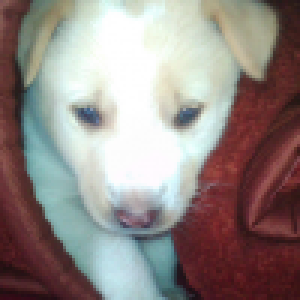
#> input picture ex2-input.png, 100 x 100 px (shown 3 times larger)
$ python ex4-spatialfilter.py
#> lines starting #> are read from the running program, lines starting #| are printed output that depends on the picture
# Low Pass SPatial Domain Filtering
# to observe the blurring effect


import cv2
import numpy as np

# low average filter
# Read the image
img = cv2.imread('ex2-input.png', 0)
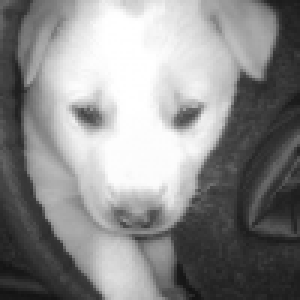
#> img: shape (100, 100) (shown 3 times larger); min 19, max 255, mean 139

# Obtain number of rows and columns
# of the image
m, n = img.shape
#> m = 100; n = 100

# Develop Averaging filter(3, 3) mask
mask = np.ones([3, 3], dtype = int)
mask = mask / 9

# Convolve the 3X3 mask over the image
img_new = np.zeros([m, n])

for i in range(1, m-1):
	for j in range(1, n-1):
		temp = img[i-1, j-1]*mask[0, 0]+img[i-1, j]*mask[0, 1]+img[i-1, j + 1]*mask[0, 2]+img[i, j-1]*mask[1, 0]+ img[i, j]*mask[1, 1]+img[i, j + 1]*mask[1, 2]+img[i + 1, j-1]*mask[2, 0]+img[i + 1, j]*mask[2, 1]+img[i + 1, j + 1]*mask[2, 2]

		img_new[i, j]= temp
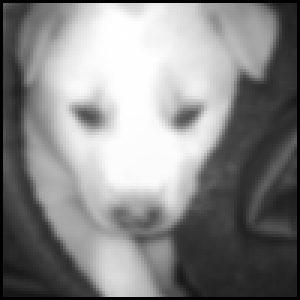
#> img_new: shape (100, 100) float64 (shown 3 times larger); min 0, max 255, mean 135.7; drawn with min black and max white

img_new = img_new.astype(np.uint8)
cv2.imwrite('exp4-lowpass.tif', img_new)

# median filter
# Read the image
img_noisy1 = cv2.imread('ex2-input.png', 0)

# Obtain the number of rows and columns
# of the image
m, n = img_noisy1.shape

img_new1 = np.zeros([m, n])

for i in range(1, m-1):
    for j in range(1, n-1):
        temp = [img_noisy1[i-1, j-1],
               img_noisy1[i-1, j],
               img_noisy1[i-1, j + 1],
               img_noisy1[i, j-1],
               img_noisy1[i, j],
               img_noisy1[i, j + 1],
               img_noisy1[i + 1, j-1],
               img_noisy1[i + 1, j],
               img_noisy1[i + 1, j + 1]]

        temp = sorted(temp)
        img_new1[i, j]= temp[4]

img_new1 = img_new1.astype(np.uint8)
cv2.imwrite('exp4-median.png', img_new1)

$ run again, with ex10-1.png copied over ex2-input.png
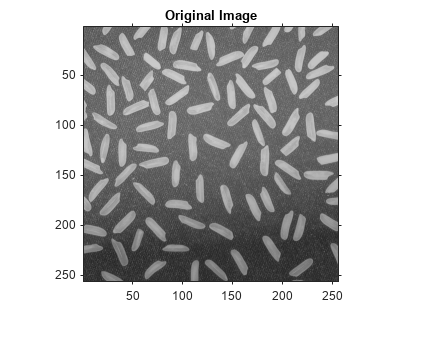
#> input picture ex10-1.png, 422 x 339 px
#> img is the input picture: shape (339, 422); min 0, max 255, mean 187.1
#> after the loop `for i in range(1, m-1):`:
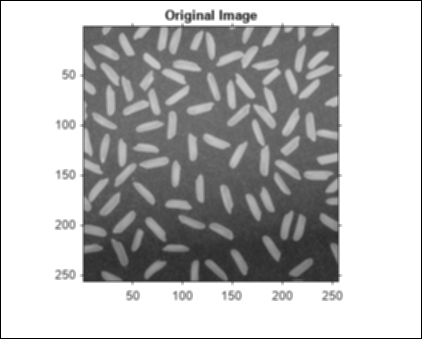
#> img_new: shape (339, 422) float64; min 0, max 255, mean 184.4; drawn with min black and max white
#> after the loop `for i in range(1, m-1):`:
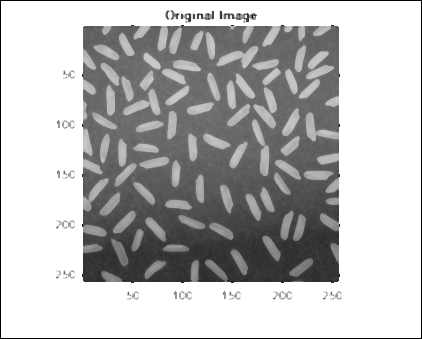
#> img_new1: shape (339, 422) float64; min 0, max 255, mean 185.3

$ run again, with exp7-closing.png copied over ex2-input.png
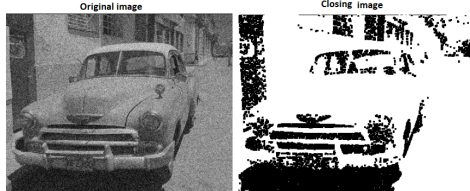
#> input picture exp7-closing.png, 470 x 191 px
#> after the loop `for i in range(1, m-1):`:
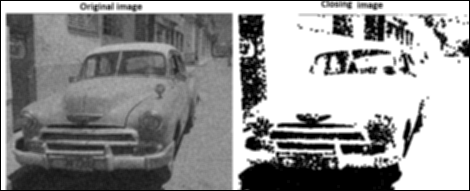
#> img_new: shape (191, 470) float64; min 0, max 255, mean 149.8; drawn with min black and max white
#> after the loop `for i in range(1, m-1):`:
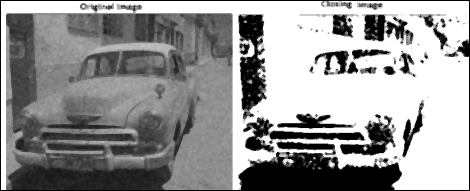
#> img_new1: shape (191, 470) float64; min 0, max 255, mean 150.2
